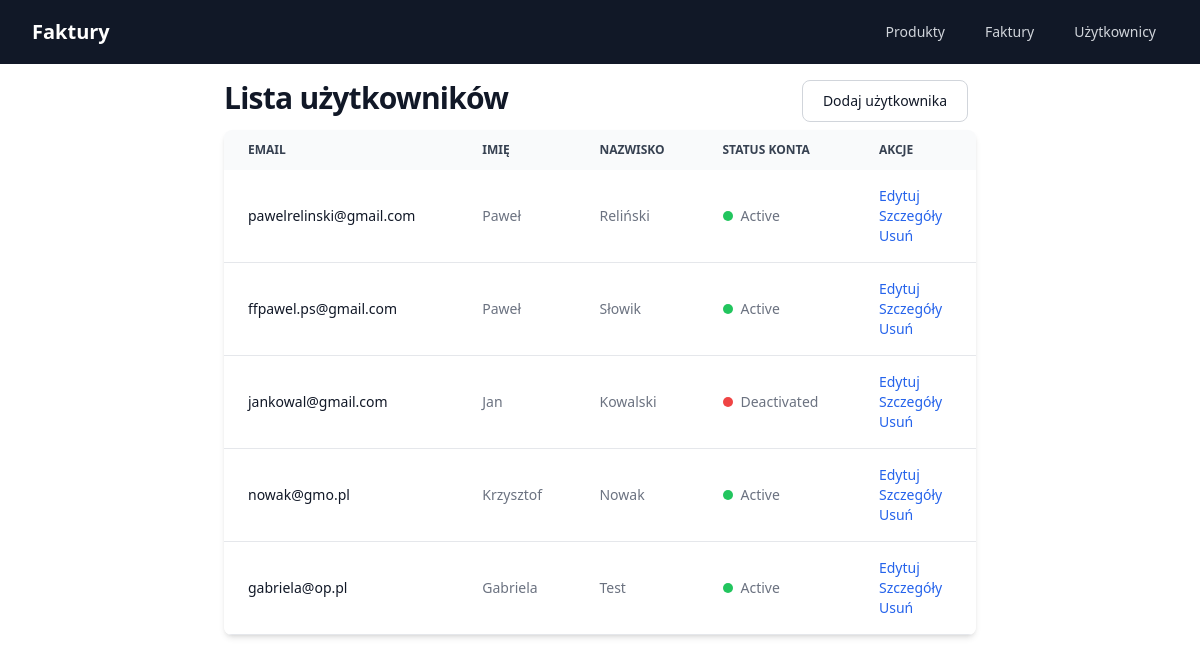
The page /users-list/ on the database its author committed.
### core/models.py (models this page shows, shortened)
class User(models.Model):
    email = models.EmailField(unique=True)
    first_name = models.CharField(max_length=50)
    last_name = models.CharField(max_length=50)
    street_address = models.CharField(
        max_length=100,
        default='',
        null=False)
    city = models.CharField(
        max_length=50,
        default='',
        null=False)
    country = models.CharField(
        max_length=50,
        default='',
        null=False)
    postal_code = models.CharField(
        max_length=20,
        default='',
        null=False)
    contact_information = models.CharField(max_length=50)
    account_status = models.CharField(
        max_length=20,
        choices=[(status.value, status.value.title()) for status in UserAccountStatus],
        default=UserAccountStatus.ACTIVE)
    created_at = models.DateTimeField(auto_now_add=True)
    updated_at = models.DateTimeField(auto_now=True)

### core/views.py (the view)
# urls.py: path('users-list/', views.UsersListView.as_view(), name='users_list'),
class UsersListView(generic.ListView):
    model = User
    template_name = 'core/user/users_list.html'
    context_object_name = 'users_list'
    def get_queryset(self):
        return User.objects.all()

### templates/core/user/users_list.html (shortened to what this page needs)
{% extends "core/base.html" %}
{% block content %}
    <header>
        <div class="mx-auto max-w-7xl flex flex-row justify-between">
            <h1 class="text-3xl font-bold tracking-tight text-gray-900 dark:text-white">
                Lista użytkowników
            </h1>
            <a href="{% url 'core:user_add' %}"
               class="text-gray-900 bg-white border border-gray-300 focus:outline-none hover:bg-gray-100 focus:ring-4 focus:ring-gray-200 font-medium rounded-lg text-sm px-5 py-2.5 mr-2 mb-2 dark:bg-gray-800 dark:text-white dark:border-gray-600 dark:hover:bg-gray-700 dark:hover:border-gray-600 dark:focus:ring-gray-700">
                Dodaj użytkownika
            </a>
        </div>
    </header>
    {% if users_list %}
        <div class="relative overflow-x-auto shadow-md sm:rounded-lg">
            <table class="w-full text-sm text-left text-gray-500 dark:text-gray-400">
                <thead class="text-xs text-gray-700 uppercase bg-gray-50 dark:bg-gray-700 dark:text-gray-400">
                <tr>
                    <th scope="col" class="px-6 py-3">
                        Email
                    </th>
                    <th scope="col" class="px-6 py-3">
                        Imię
                    </th>
                    <th scope="col" class="px-6 py-3">
                        Nazwisko
                    </th>
                    <th scope="col" class="px-6 py-3">
                        Status konta
                    </th>
                    <th scope="col" class="px-6 py-3">
                        Akcje
                    </th>
                </tr>
                </thead>
                <tbody>
                {% for user in users_list %}
                    <tr class="bg-white border-b dark:bg-gray-900 dark:border-gray-700">
                        <th scope="row" class="px-6 py-4 font-medium text-gray-900 whitespace-nowrap dark:text-white">
                            {{ user.email }}
                        </th>
                        <td class="px-6 py-4">
                            {{ user.first_name }}
                        </td>
                        <td class="px-6 py-4">
                            {{ user.last_name }}
                        </td>
                        <td class="px-6 py-4">
                            <div class="flex items-center">
                                {% if user.account_status == 'active' %}
                                    <div class="h-2.5 w-2.5 rounded-full bg-green-500 mr-2"></div>
                                {% elif user.account_status == 'deactivated' %}
                                    <div class="h-2.5 w-2.5 rounded-full bg-red-500 mr-2"></div>
                                {% else %}
                                    <div class="h-2.5 w-2.5 rounded-full bg-orange-500 mr-2"></div>
                                {% endif %}
                                {{ user.account_status.title }}
                            </div>
                        </td>
                        <td class="px-6 py-4 flex flex-col">
                            <a href="{% url 'core:user_update' user.id %}" class="font-medium text-blue-600 dark:text-blue-500 hover:underline">Edytuj</a>
                            <a href="{% url 'core:user_detail' user.id %}" class="font-medium text-blue-600 dark:text-blue-500 hover:underline">Szczegóły</a>
                            <a href="{% url 'core:user_delete' user.id %}" class="font-medium text-blue-600 dark:text-blue-500 hover:underline">Usuń</a>
                        </td>
                    </tr>
                {% endfor %}
                </tbody>
            </table>
        </div>
    {% else %}
        <div class="w-full text-center mt-10">
            Brak użytkowników
        </div>
    {% endif %}
{% endblock %}

### static/core/style.css (style rules this page uses)
h1 { color: red; }

### rows shown on the page
User: email "pawelrelinski@gmail.com", first_name "Paweł", last_name "Reliński", account_status "Active"
User: email "ffpawel.ps@gmail.com", first_name "Paweł", last_name "Słowik", account_status "Active"
User: email "jankowal@gmail.com", first_name "Jan", last_name "Kowalski", account_status "Deactivated"
User: email "nowak@gmo.pl", first_name "Krzysztof", last_name "Nowak", account_status "Active"
User: email "gabriela@op.pl", first_name "Gabriela", last_name "Test", account_status "Active"
